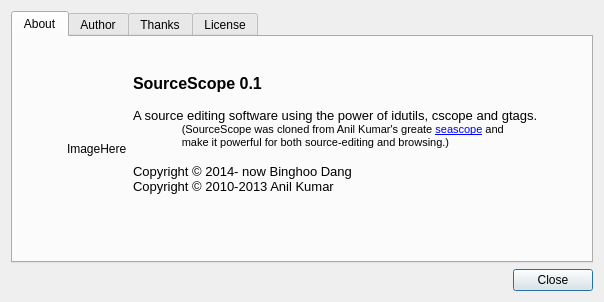
<?xml version="1.0" encoding="UTF-8"?>
<ui version="4.0">
 <class>AboutDialog</class>
 <widget class="QDialog" name="AboutDialog">
  <property name="geometry">
   <rect>
    <x>0</x>
    <y>0</y>
    <width>604</width>
    <height>302</height>
   </rect>
  </property>
  <property name="windowTitle">
   <string>About SourceScope</string>
  </property>
  <layout class="QVBoxLayout" name="verticalLayout">
   <item>
    <widget class="QTabWidget" name="ad_tab_widget">
     <property name="currentIndex">
      <number>0</number>
     </property>
     <widget class="QWidget" name="ad_about_tab">
      <attribute name="title">
       <string>About</string>
      </attribute>
      <layout class="QVBoxLayout" name="verticalLayout_2">
       <item>
        <spacer name="ad_vspace1">
         <property name="orientation">
          <enum>Qt::Vertical</enum>
         </property>
         <property name="sizeHint" stdset="0">
          <size>
           <width>20</width>
           <height>40</height>
          </size>
         </property>
        </spacer>
       </item>
       <item>
        <layout class="QHBoxLayout" name="ad_hlay">
         <item>
          <spacer name="ad_hspace1">
           <property name="orientation">
            <enum>Qt::Horizontal</enum>
           </property>
           <property name="sizeHint" stdset="0">
            <size>
             <width>40</width>
             <height>20</height>
            </size>
           </property>
          </spacer>
         </item>
         <item>
          <widget class="QLabel" name="ad_logo_lbl">
           <property name="text">
            <string>ImageHere</string>
           </property>
           <property name="alignment">
            <set>Qt::AlignLeading|Qt::AlignLeft|Qt::AlignVCenter</set>
           </property>
          </widget>
         </item>
         <item>
          <widget class="QLabel" name="ad_title_lbl">
           <property name="text">
            <string>&lt;!DOCTYPE HTML PUBLIC &quot;-//W3C//DTD HTML 4.0//EN&quot; &quot;http://www.w3.org/TR/REC-html40/strict.dtd&quot;&gt;
&lt;html&gt;&lt;head&gt;&lt;meta name=&quot;qrichtext&quot; content=&quot;1&quot; /&gt;&lt;style type=&quot;text/css&quot;&gt;
p, li { white-space: pre-wrap; }
&lt;/style&gt;&lt;/head&gt;&lt;body style=&quot; font-family:'Sans Serif'; font-size:9pt; font-weight:400; font-style:normal;&quot;&gt;
&lt;p style=&quot; margin-top:0px; margin-bottom:0px; margin-left:0px; margin-right:0px; -qt-block-indent:0; text-indent:0px;&quot;&gt;&lt;span style=&quot; font-family:'Sans'; font-size:12pt; font-weight:600;&quot;&gt;SourceScope 0.1&lt;/span&gt;&lt;/p&gt;
&lt;p style=&quot;-qt-paragraph-type:empty; margin-top:0px; margin-bottom:0px; margin-left:0px; margin-right:0px; -qt-block-indent:0; text-indent:0px; font-family:'Sans'; font-size:10pt; font-weight:600;&quot;&gt;&lt;br /&gt;&lt;/p&gt;
&lt;p style=&quot; margin-top:0px; margin-bottom:0px; margin-left:0px; margin-right:0px; -qt-block-indent:0; text-indent:0px;&quot;&gt;&lt;span style=&quot; font-family:'Sans'; font-size:10pt;&quot;&gt;A source editing software using the power of idutils, cscope and gtags.&lt;/span&gt;&lt;/p&gt;
&lt;p style=&quot; margin-top:0px; margin-bottom:0px; margin-left:0px; margin-right:0px; -qt-block-indent:0; text-indent:0px;&quot;&gt;&lt;span style=&quot; font-family:'Sans'; font-size:8pt;&quot;&gt;                (SourceScope was cloned from Anil Kumar's greate &lt;/span&gt;&lt;a href=&quot;http://seascope.googlecode.com&quot;&gt;&lt;span style=&quot; font-size:8pt; text-decoration: underline; color:#0000ff;&quot;&gt;seascope&lt;/span&gt;&lt;/a&gt;&lt;span style=&quot; font-family:'Sans'; font-size:8pt;&quot;&gt; and &lt;/span&gt;&lt;/p&gt;
&lt;p style=&quot; margin-top:0px; margin-bottom:0px; margin-left:0px; margin-right:0px; -qt-block-indent:0; text-indent:0px;&quot;&gt;&lt;span style=&quot; font-family:'Sans'; font-size:8pt;&quot;&gt;                make it powerful for both source-editing and browsing.)&lt;/span&gt;&lt;/p&gt;
&lt;p style=&quot;-qt-paragraph-type:empty; margin-top:0px; margin-bottom:0px; margin-left:0px; margin-right:0px; -qt-block-indent:0; text-indent:0px; font-family:'Sans'; font-size:10pt;&quot;&gt;&lt;br /&gt;&lt;/p&gt;
&lt;p style=&quot; margin-top:0px; margin-bottom:0px; margin-left:0px; margin-right:0px; -qt-block-indent:0; text-indent:0px;&quot;&gt;&lt;span style=&quot; font-family:'Sans'; font-size:10pt;&quot;&gt;Copyright © 2014- now Binghoo Dang&lt;/span&gt;&lt;/p&gt;
&lt;p style=&quot; margin-top:0px; margin-bottom:0px; margin-left:0px; margin-right:0px; -qt-block-indent:0; text-indent:0px;&quot;&gt;&lt;span style=&quot; font-family:'Sans'; font-size:10pt;&quot;&gt;Copyright © 2010-2013 Anil Kumar&lt;/span&gt;&lt;/p&gt;
&lt;p style=&quot;-qt-paragraph-type:empty; margin-top:0px; margin-bottom:0px; margin-left:0px; margin-right:0px; -qt-block-indent:0; text-indent:0px; font-family:'Sans'; font-size:10pt;&quot;&gt;&lt;br /&gt;&lt;/p&gt;
&lt;p style=&quot;-qt-paragraph-type:empty; margin-top:0px; margin-bottom:0px; margin-left:0px; margin-right:0px; -qt-block-indent:0; text-indent:0px; font-family:'Sans'; font-size:10pt;&quot;&gt;&lt;br /&gt;&lt;/p&gt;&lt;/body&gt;&lt;/html&gt;</string>
           </property>
           <property name="alignment">
            <set>Qt::AlignLeading|Qt::AlignLeft|Qt::AlignVCenter</set>
           </property>
          </widget>
         </item>
         <item>
          <spacer name="ad_hspace2">
           <property name="orientation">
            <enum>Qt::Horizontal</enum>
           </property>
           <property name="sizeHint" stdset="0">
            <size>
             <width>40</width>
             <height>20</height>
            </size>
           </property>
          </spacer>
         </item>
        </layout>
       </item>
       <item>
        <spacer name="ad_vspace2">
         <property name="orientation">
          <enum>Qt::Vertical</enum>
         </property>
         <property name="sizeHint" stdset="0">
          <size>
           <width>20</width>
           <height>40</height>
          </size>
         </property>
        </spacer>
       </item>
      </layout>
     </widget>
     <widget class="QWidget" name="ad_author_tab">
      <attribute name="title">
       <string>Author</string>
      </attribute>
      <layout class="QVBoxLayout" name="verticalLayout_3">
       <item>
        <widget class="QTextEdit" name="ad_author_te">
         <property name="autoFormatting">
          <set>QTextEdit::AutoNone</set>
         </property>
         <property name="readOnly">
          <bool>true</bool>
         </property>
         <property name="html">
          <string>&lt;!DOCTYPE HTML PUBLIC &quot;-//W3C//DTD HTML 4.0//EN&quot; &quot;http://www.w3.org/TR/REC-html40/strict.dtd&quot;&gt;
&lt;html&gt;&lt;head&gt;&lt;meta name=&quot;qrichtext&quot; content=&quot;1&quot; /&gt;&lt;style type=&quot;text/css&quot;&gt;
p, li { white-space: pre-wrap; }
&lt;/style&gt;&lt;/head&gt;&lt;body style=&quot; font-family:'Sans Serif'; font-size:9pt; font-weight:400; font-style:normal;&quot;&gt;
&lt;p style=&quot; margin-top:0px; margin-bottom:0px; margin-left:0px; margin-right:0px; -qt-block-indent:0; text-indent:0px;&quot;&gt;&lt;span style=&quot; font-family:'Sans'; font-weight:600; color:#000000;&quot;&gt;Binghoo Dang&lt;/span&gt;&lt;/p&gt;
&lt;p style=&quot; margin-top:0px; margin-bottom:0px; margin-left:0px; margin-right:0px; -qt-block-indent:0; text-indent:0px;&quot;&gt;&lt;span style=&quot; font-family:'Sans';&quot;&gt;    &lt;/span&gt;&lt;span style=&quot; font-family:'Sans'; text-decoration: underline; color:#0000ff;&quot;&gt;dangbinghoo@gmail.com&lt;/span&gt;&lt;/p&gt;
&lt;p style=&quot; margin-top:0px; margin-bottom:0px; margin-left:0px; margin-right:0px; -qt-block-indent:0; text-indent:0px;&quot;&gt;&lt;span style=&quot; font-family:'Sans';&quot;&gt;    &lt;/span&gt;&lt;span style=&quot; font-family:'Sans'; color:#00aa00;&quot;&gt;Developer&lt;/span&gt;&lt;/p&gt;
&lt;p style=&quot;-qt-paragraph-type:empty; margin-top:0px; margin-bottom:0px; margin-left:0px; margin-right:0px; -qt-block-indent:0; text-indent:0px; font-family:'Sans'; font-size:10pt;&quot;&gt;&lt;br /&gt;&lt;/p&gt;
&lt;p style=&quot; margin-top:0px; margin-bottom:0px; margin-left:0px; margin-right:0px; -qt-block-indent:0; text-indent:0px;&quot;&gt;&lt;span style=&quot; font-family:'Sans'; font-size:10pt; font-style:italic; color:#ff5500;&quot;&gt;Developers from seascope project:&lt;/span&gt;&lt;/p&gt;
&lt;p style=&quot;-qt-paragraph-type:empty; margin-top:0px; margin-bottom:0px; margin-left:0px; margin-right:0px; -qt-block-indent:0; text-indent:0px; font-family:'Sans'; font-size:10pt; font-style:italic; color:#ff5500;&quot;&gt;&lt;br /&gt;&lt;/p&gt;
&lt;p style=&quot; margin-top:0px; margin-bottom:0px; margin-left:0px; margin-right:0px; -qt-block-indent:0; text-indent:0px;&quot;&gt;&lt;span style=&quot; font-family:'Sans'; font-weight:600; text-decoration: underline; color:#0000ff;&quot;&gt;Anil Kumar&lt;/span&gt;&lt;/p&gt;
&lt;p style=&quot; margin-top:0px; margin-bottom:0px; margin-left:0px; margin-right:0px; -qt-block-indent:0; text-indent:0px;&quot;&gt;&lt;span style=&quot; font-family:'Sans'; color:#0000ff;&quot;&gt;    anil.omkar@gmail.com&lt;/span&gt;&lt;/p&gt;
&lt;p style=&quot; margin-top:0px; margin-bottom:0px; margin-left:0px; margin-right:0px; -qt-block-indent:0; text-indent:0px;&quot;&gt;&lt;span style=&quot; font-family:'Sans'; color:#0000ff;&quot;&gt;    &lt;/span&gt;&lt;span style=&quot; font-family:'Sans'; color:#00aa00;&quot;&gt;Developer&lt;/span&gt;&lt;/p&gt;
&lt;p style=&quot;-qt-paragraph-type:empty; margin-top:0px; margin-bottom:0px; margin-left:0px; margin-right:0px; -qt-block-indent:0; text-indent:0px; font-family:'Sans'; font-size:10pt;&quot;&gt;&lt;br /&gt;&lt;/p&gt;
&lt;p style=&quot; margin-top:0px; margin-bottom:0px; margin-left:0px; margin-right:0px; -qt-block-indent:0; text-indent:0px;&quot;&gt;&lt;span style=&quot; font-family:'Sans'; font-weight:600; text-decoration: underline; color:#002e9a;&quot;&gt;Shu Shen&lt;/span&gt;&lt;/p&gt;
&lt;p style=&quot; margin-top:0px; margin-bottom:0px; margin-left:0px; margin-right:0px; -qt-block-indent:0; text-indent:0px;&quot;&gt;&lt;span style=&quot; font-family:'Sans'; color:#002e9a;&quot;&gt;    shu.shen@gmail.com&lt;/span&gt;&lt;/p&gt;
&lt;p style=&quot; margin-top:0px; margin-bottom:0px; margin-left:0px; margin-right:0px; -qt-block-indent:0; text-indent:0px;&quot;&gt;&lt;span style=&quot; font-family:'Sans'; color:#002e9a;&quot;&gt;    &lt;/span&gt;&lt;span style=&quot; font-family:'Sans'; color:#00aa00;&quot;&gt;Developer&lt;/span&gt;&lt;/p&gt;
&lt;p style=&quot;-qt-paragraph-type:empty; margin-top:0px; margin-bottom:0px; margin-left:0px; margin-right:0px; -qt-block-indent:0; text-indent:0px; font-family:'Sans'; color:#002e9a;&quot;&gt;&lt;br /&gt;&lt;/p&gt;
&lt;p style=&quot; margin-top:0px; margin-bottom:0px; margin-left:0px; margin-right:0px; -qt-block-indent:0; text-indent:0px;&quot;&gt;&lt;span style=&quot; font-family:'Sans'; font-weight:600; text-decoration: underline; color:#002e9a;&quot;&gt;Anthony Liu&lt;/span&gt;&lt;/p&gt;
&lt;p style=&quot; margin-top:0px; margin-bottom:0px; margin-left:0px; margin-right:0px; -qt-block-indent:0; text-indent:0px;&quot;&gt;&lt;span style=&quot; font-family:'Sans'; color:#002e9a;&quot;&gt;    antliu@gmail.com&lt;/span&gt;&lt;/p&gt;
&lt;p style=&quot; margin-top:0px; margin-bottom:0px; margin-left:0px; margin-right:0px; -qt-block-indent:0; text-indent:0px;&quot;&gt;&lt;span style=&quot; font-family:'Sans'; color:#002e9a;&quot;&gt;    &lt;/span&gt;&lt;span style=&quot; font-family:'Sans'; color:#00aa00;&quot;&gt;Developer&lt;/span&gt;&lt;/p&gt;
&lt;p style=&quot;-qt-paragraph-type:empty; margin-top:0px; margin-bottom:0px; margin-left:0px; margin-right:0px; -qt-block-indent:0; text-indent:0px; font-family:'Sans'; color:#002e9a;&quot;&gt;&lt;br /&gt;&lt;/p&gt;
&lt;p style=&quot; margin-top:0px; margin-bottom:0px; margin-left:0px; margin-right:0px; -qt-block-indent:0; text-indent:0px;&quot;&gt;&lt;span style=&quot; font-family:'Sans'; font-weight:600; text-decoration: underline; color:#002e9a;&quot;&gt;Ratnesh Singh&lt;/span&gt;&lt;/p&gt;
&lt;p style=&quot; margin-top:0px; margin-bottom:0px; margin-left:0px; margin-right:0px; -qt-block-indent:0; text-indent:0px;&quot;&gt;&lt;span style=&quot; font-family:'Sans'; color:#002e9a;&quot;&gt;    tratneshsingh@gmail.com&lt;/span&gt;&lt;/p&gt;
&lt;p style=&quot; margin-top:0px; margin-bottom:0px; margin-left:0px; margin-right:0px; -qt-block-indent:0; text-indent:0px;&quot;&gt;&lt;span style=&quot; font-family:'Sans'; color:#002e9a;&quot;&gt;    &lt;/span&gt;&lt;span style=&quot; font-family:'Sans'; color:#00aa00;&quot;&gt;Developer&lt;/span&gt;&lt;/p&gt;&lt;/body&gt;&lt;/html&gt;</string>
         </property>
         <property name="acceptRichText">
          <bool>true</bool>
         </property>
        </widget>
       </item>
      </layout>
     </widget>
     <widget class="QWidget" name="ad_thanks_tab">
      <attribute name="title">
       <string>Thanks</string>
      </attribute>
      <layout class="QVBoxLayout" name="verticalLayout_5">
       <item>
        <widget class="QTextEdit" name="ad_thanks_te">
         <property name="readOnly">
          <bool>true</bool>
         </property>
         <property name="html">
          <string>&lt;!DOCTYPE HTML PUBLIC &quot;-//W3C//DTD HTML 4.0//EN&quot; &quot;http://www.w3.org/TR/REC-html40/strict.dtd&quot;&gt;
&lt;html&gt;&lt;head&gt;&lt;meta name=&quot;qrichtext&quot; content=&quot;1&quot; /&gt;&lt;style type=&quot;text/css&quot;&gt;
p, li { white-space: pre-wrap; }
&lt;/style&gt;&lt;/head&gt;&lt;body style=&quot; font-family:'Sans Serif'; font-size:9pt; font-weight:400; font-style:normal;&quot;&gt;
&lt;p style=&quot;-qt-paragraph-type:empty; margin-top:0px; margin-bottom:0px; margin-left:0px; margin-right:0px; -qt-block-indent:0; text-indent:0px;&quot;&gt;&lt;br /&gt;&lt;/p&gt;
&lt;p align=&quot;center&quot; style=&quot; margin-top:0px; margin-bottom:0px; margin-left:0px; margin-right:0px; -qt-block-indent:0; text-indent:0px;&quot;&gt;&lt;span style=&quot; font-style:italic; text-decoration: underline; color:#aa0000;&quot;&gt; many thanks to the seascope project developers!&lt;/span&gt;&lt;/p&gt;&lt;/body&gt;&lt;/html&gt;</string>
         </property>
        </widget>
       </item>
      </layout>
     </widget>
     <widget class="QWidget" name="ad_license_tab">
      <attribute name="title">
       <string>License</string>
      </attribute>
      <layout class="QVBoxLayout" name="verticalLayout_4">
       <item>
        <widget class="QTextEdit" name="ad_license_te">
         <property name="readOnly">
          <bool>true</bool>
         </property>
         <property name="html">
          <string>&lt;!DOCTYPE HTML PUBLIC &quot;-//W3C//DTD HTML 4.0//EN&quot; &quot;http://www.w3.org/TR/REC-html40/strict.dtd&quot;&gt;
&lt;html&gt;&lt;head&gt;&lt;meta name=&quot;qrichtext&quot; content=&quot;1&quot; /&gt;&lt;style type=&quot;text/css&quot;&gt;
p, li { white-space: pre-wrap; }
&lt;/style&gt;&lt;/head&gt;&lt;body style=&quot; font-family:'Sans Serif'; font-size:9pt; font-weight:400; font-style:normal;&quot;&gt;
&lt;p style=&quot; margin-top:0px; margin-bottom:0px; margin-left:0px; margin-right:0px; -qt-block-indent:0; text-indent:0px;&quot;&gt;&lt;span style=&quot; font-family:'Sans'; font-size:10pt;&quot;&gt;    This software is license using the BSD License. If you don't have a license copy, please refer to  &lt;/span&gt;&lt;a href=&quot;http://www.opensource.org/licenses/bsd-license.php&quot;&gt;&lt;span style=&quot; font-family:'Sans'; font-size:10pt; text-decoration: underline; color:#0000ff;&quot;&gt;http://www.debian.org/misc/bsd.license&lt;/span&gt;&lt;/a&gt;&lt;/p&gt;
&lt;p style=&quot;-qt-paragraph-type:empty; margin-top:0px; margin-bottom:0px; margin-left:0px; margin-right:0px; -qt-block-indent:0; text-indent:0px; font-family:'Sans'; font-size:10pt;&quot;&gt;&lt;br /&gt;&lt;/p&gt;
&lt;p style=&quot; margin-top:0px; margin-bottom:0px; margin-left:0px; margin-right:0px; -qt-block-indent:0; text-indent:0px;&quot;&gt;&lt;span style=&quot; font-family:'Sans'; font-size:10pt;&quot;&gt;&lt;br /&gt;&lt;/span&gt;&lt;/p&gt;&lt;/body&gt;&lt;/html&gt;</string>
         </property>
        </widget>
       </item>
      </layout>
     </widget>
    </widget>
   </item>
   <item>
    <widget class="QDialogButtonBox" name="ad_buttonbox">
     <property name="orientation">
      <enum>Qt::Horizontal</enum>
     </property>
     <property name="standardButtons">
      <set>QDialogButtonBox::Close</set>
     </property>
    </widget>
   </item>
  </layout>
 </widget>
 <resources/>
 <connections>
  <connection>
   <sender>ad_buttonbox</sender>
   <signal>accepted()</signal>
   <receiver>AboutDialog</receiver>
   <slot>accept()</slot>
   <hints>
    <hint type="sourcelabel">
     <x>248</x>
     <y>254</y>
    </hint>
    <hint type="destinationlabel">
     <x>157</x>
     <y>274</y>
    </hint>
   </hints>
  </connection>
  <connection>
   <sender>ad_buttonbox</sender>
   <signal>rejected()</signal>
   <receiver>AboutDialog</receiver>
   <slot>reject()</slot>
   <hints>
    <hint type="sourcelabel">
     <x>316</x>
     <y>260</y>
    </hint>
    <hint type="destinationlabel">
     <x>286</x>
     <y>274</y>
    </hint>
   </hints>
  </connection>
 </connections>
</ui>
